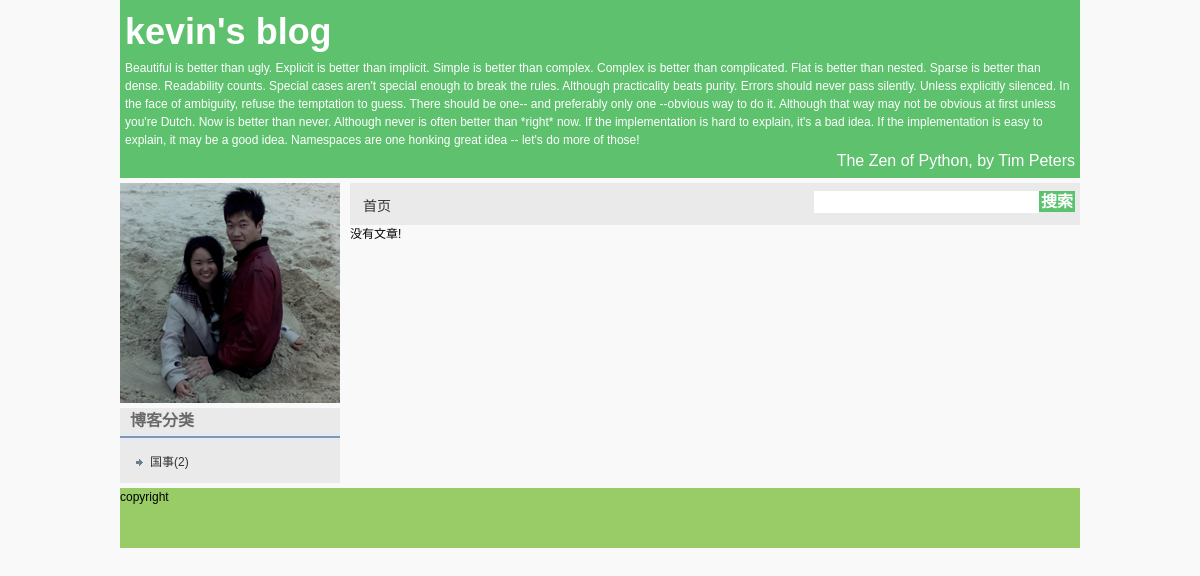
The app's page /blog/cat/3/, older data.
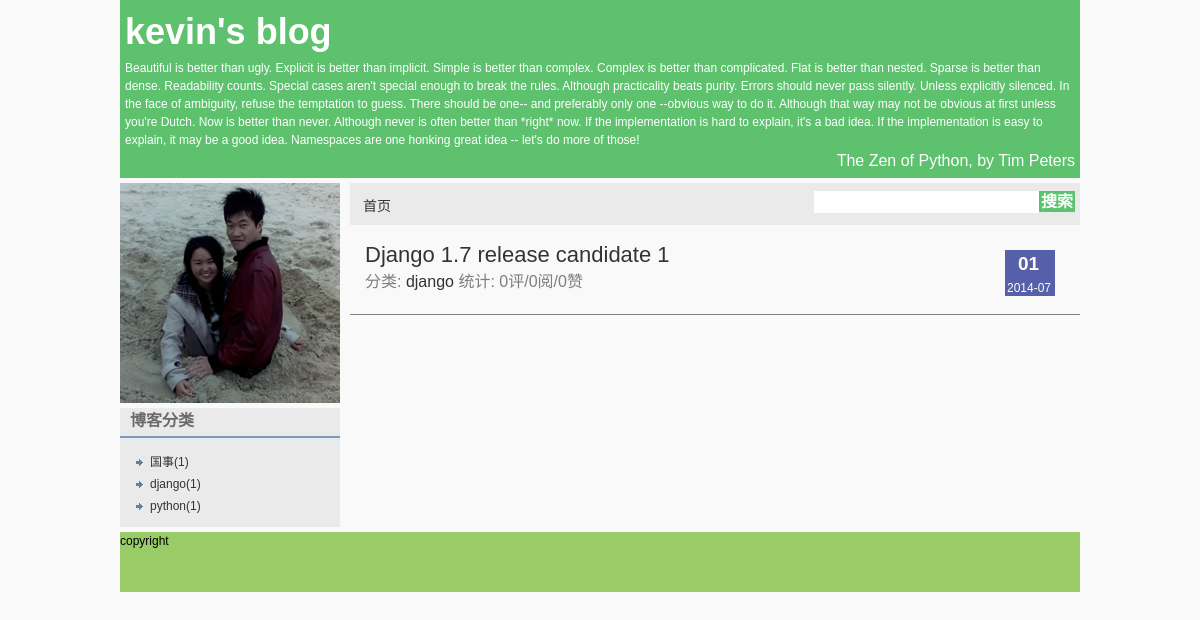
The same page, newer data.
### blog/models.py (models this page shows, shortened)
class Category(models.Model):
    name = models.CharField("分类", max_length=64)

class Article(models.Model):
    title = models.CharField("标题", max_length=128)
    category = models.ForeignKey(Category,verbose_name="分类")
    tags = models.ManyToManyField(Tag, verbose_name="标签", blank=True)
    content = models.TextField("内容")
    create_date = models.DateTimeField("创建日期",auto_now_add=True)
    pub_date = models.DateTimeField("发布日期",auto_now=True)
    is_from = models.CharField("来自", max_length=1, default='Y', choices=(('Y','yuanchuang'),('Z','zhuanzai')))
    view_count = models.IntegerField("访问量统计", default=0)
    vote_count = models.IntegerField("支持量统计", default=0)
    comment_count = property(lambda self: self.comment_set.count())
    is_yuan = property(lambda self: self.is_from == u'Y')
    is_zhuan = property(lambda self: self.is_from == u'Z')
    def pub_date_delta():
        doc = "The pub_date_delta property."
        def fget(self):
            today = datetime.datetime.today()
            if today.year - self.pub_date.year > 0:
                self._delta = "%d年前" % (today.year - self.pub_date.year)
            elif today.month - self.pub_date.month > 0:
                self._delta = "%d个月前" % (today.month - self.pub_date.month)
            elif today.day - self.pub_date.day > 0:
                self._delta = "%d天前" % (today.day - self.pub_date.day)
            elif today.hour - self.pub_date.hour > 0:
                self._delta = "%d小时前" % (today.hour - self.pub_date.hour)
            elif today.minute - self.pub_date.minute > 0:
                self._delta = "%d分钟前" % (today.minute - self.pub_date.minute)
            else:
                self._delta = ""
            return self._delta
        def fset(self, value):
            self._delta = value
        def fdel(self):
            del self._delta
        return locals()
    pub_date_delta = property(**pub_date_delta())

### blog/views.py (the view)
# urls.py: url(r'cat/(?P<id>\d{1,5})/$', 'category', name="articles_by_cat"),
def category(request,id='0'):
    blog = Blog()
    try:
        cat = Category.objects.get(id=id)
        articles = cat.article_set.all()
    except Article.DoesNotExist, e:
        raise Http404
    return render_to_response('index.html', locals())

### blog/templates/index.html
{% extends "layout.html" %}
{% block content %}
       <div class="article_list">
      	{% for article in articles %}
           <div class="article_item">
              <div class="article_date">
                <p class="day">{{ article.pub_date|date:"d" }}</p>
                <p class="date">{{ article.pub_date|date:"Y-m" }}</p>
              </div>
              <p class="title_p1"><a href="{% url 'article_by_id' article.id %}">{{ article.title }}</a></p>
              <p class="title_p2">分类: <a href="{% url 'articles_by_cat' article.category.id %}">{{ article.category.name }}</a>&nbsp;统计: {{ article.comment_count }}评/{{ article.view_count }}阅/{{ article.vote_count }}赞</p>
            </div>
            <div class="article_sep"></div>
  		  {% endfor %}
          {% if not articles %}
          没有文章!
          {% endif %}
        </div>
{% endblock %}

### blog/templates/layout.html (shortened to what this page needs)
<!DOCTYPE html PUBLIC "-//W3C//DTD XHTML 1.0 Transitional//EN" "http://www.w3.org/TR/xhtml1/DTD/xhtml1-transitional.dtd">
<html xmlns="http://www.w3.org/1999/xhtml">
<head>
{% load static %}
<link href="{% get_static_prefix %}css/layout.css" rel="stylesheet" type="text/css" />
<link type="text/css" rel="stylesheet" href="{% get_static_prefix %}syntaxhighlighter/styles/shCore.css"></link>
<link type="text/css" rel="stylesheet" href="{% get_static_prefix %}syntaxhighlighter/styles/shCoreDefault.css"></link>
</head>
<body>
<div id="container">
  <div id="header">
    <p class="one">{{ blog.name }}</p>
    {% if blog.zen %}
    <p class="three">{{ blog.zen.content }}</p>
    {% if blog.zen.author %}
    <p class="two">{{ blog.zen.author }}</p>
    {% endif %}
    {% endif %}
  </div>
  <div id="mainContent">
    <div id="sidebar">
      <div id="owner">
        <div id="icon">
          <a href="{% url 'about_me' %}">
          <img src="{% get_static_prefix %}images/IMG_Ali_01447.jpg" alt="头像" name="" width="220" height="220" />
        </a>
        </div>
      </div>
      {% if blog.categories %}
      <div id="categories"><span class="sidetitle">博客分类</span>
        <div class="sep"></div>
		    <ul id="ulpic">
        {% for cat in blog.categories %}
          {% if cat.article_set.count > 0 %}
          <li><a href="{% url 'articles_by_cat' cat.id %}">{{ cat.name }}({{cat.article_set.count}})</a></li>
          {% endif %}
		    {% endfor %}
        </ul>
      </div>
      {% endif %}
    </div>
    <div id="content">
      <div id="top_div">
        <ul>
          <li><a href="{% url 'home' %}">首页</a></li>
        </ul>
        <form class="search">
        <input id="search" size="30"/><a href="/search" >搜索</a>
        </form>
      </div>
      {% block content %}
        {% endblock %}
      </div>
    </div>
    <div id="footer">copyright</div>
  </div>
</body>
</html>

### blog/static/css/layout.css (style rules this page uses)
body { font-size:14px; margin:0; line-height:150%; background-color: #F9F9F9; }
body, h1, h2, h3, h4, h5, h6, hr, p, blockquote, dl, dt, dd, ul, ol, li, pre, form, fieldset, legend, button, input, textarea, th, td, img { border:medium none; margin: 0; padding: 0; }
body, button, input, select, textarea { font: 12px/1.5 tahoma, helvetica, sans-serif; }
ul, ol { list-style: none; }
a { text-decoration: none; color:#333; }
img { border:0px; }
#container { margin:0 auto; width:80%; }
#header { background-color: #5EC16E; margin-bottom: 5px; padding: 5px; color:#FFFFFF; }
#mainContent { margin-bottom:5px; margin:0 auto; }
#sidebar #categories #ulpic { list-style-type: circle; list-style-image: url(../images/arary_r2_c2.jpg); line-height: 22px; padding-top: 10px; padding-right: 0px; padding-bottom: 10px; padding-left: 30px; margin-top: 0px; margin-right: 0px; margin-bottom: 0px; }
#sidebar .sidetitle { font-size: 16px; line-height: 25px; font-weight: bold; color: #6A6A6A; margin: 10px; }
#sidebar { margin: 0px; padding: 0px; overflow: auto; zoom:1; width:220px; float: left; }
#content { margin-left:230px !important; margin-left:207px; }
.title_p1 { color: #333333; font-size: 22px; line-height: 20px; vertical-align: middle; margin-bottom: 5px; font-weight: 450; }
.article_sep { height: 1px; background-color: #808080; }
.title_p2 { color: #7E7E7E; font-size: 16px; line-height: 24px; vertical-align: middle; }
#sidebar #owner { margin-right: auto; margin-left: auto; margin-top: 0px; margin-bottom: 5px; }
#owner #icon { height: 220px; background-color: #5CC26F; margin-bottom: 5px; }
#icon a { display: block; }
#sidebar .sep { background-image: url(../images/00000001_r2_c2.jpg); background-repeat: repeat-x; height: 8px; }
#footer { height:60px; background:#9c6; }
#sidebar #categories { margin-bottom: 5px; background-color: #EAEAEA; }
#content #top_div { height: 42px; line-height: 38px; background-color: #EAEAEA; font-size: 14px; }
.article_item { margin-top: 20px; margin-right: 15px; margin-bottom: 20px; margin-left: 15px; }
.article_date { background-color: #555FAA; height: 46px; width: 50px; float: right; margin-top: 5px; margin-right: 10px; margin-bottom: 10px; margin-left: 40px; }
#top_div ul { list-style: none; margin: 0px; padding: 0px 0px 0px 10px; }
#top_div ul li { float:left; padding: 0px 3px; height: 26px; line-height: 46px; }
.article_date p { color: #FFFBF0; }
.article_date .day { font-size: 19px; margin-left: 13px; font-weight: bold; }
.article_date .date { font-size: 12px; margin-left: 2px; }
#container #header .one { font-size: 36px; font-weight: bold; }
#container #header .two { font-size: 16px; text-align: right; }
.search { float: right; }
.search a { font-size: 16px; background-color: #5CC26F; vertical-align:middle; padding: 2px; margin-top: auto; margin-right: 5px; margin-bottom: auto; margin-left: auto; color:#FFFFFF; font-weight:bold; }
.search #search { margin:auto; height: 22px; vertical-align:middle; }

Row changes from the older to the newer data that the page shows:
computed for Category "国事": article_set.count "2" → "1"
now on this page (row unchanged): Category: name "django", article_set.count "1"
added Category: name "python", article_set.count "1"
now on this page (row edited): Article: pub_date "01", pub_date "2014-07", title "Django 1.7 release candidate 1", category.name "django", comment_count "0", view_count "0", vote_count "0"
Text that changed along with them:
text no longer shown: "没有文章!"
